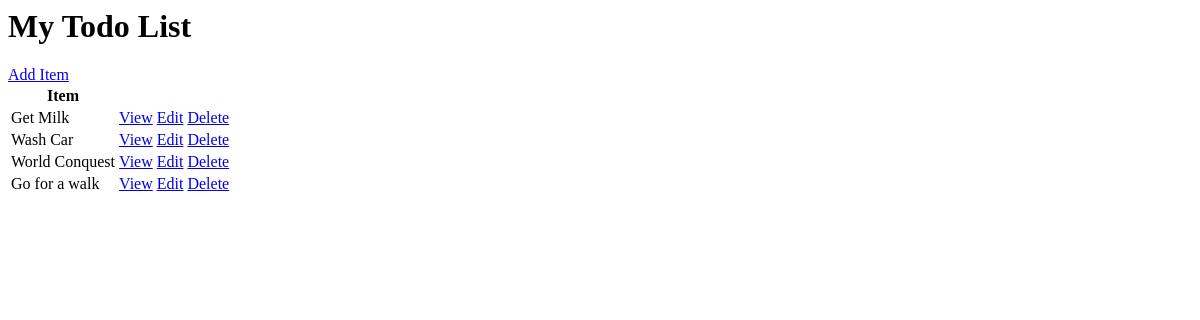
The app's page /, older data.
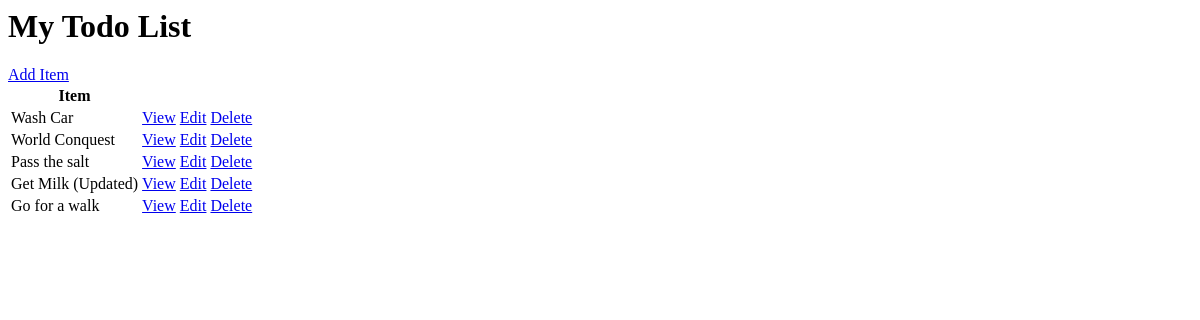
The same page, newer data.
### base/models.py (models this page shows, shortened)
class Task(models.Model):
    user = models.ForeignKey(User,on_delete=models.CASCADE,null=True,blank=True)
    title = models.CharField(max_length=200)
    description = models.TextField(null=True, blank=True)
    complete = models.BooleanField(default=False)
    created = models.DateTimeField(auto_now_add=True)
    class Meta:
        ordering = ['complete']

### base/views.py (the view)
# urls.py: path("",view=TaskList.as_view(),name="tasks"),
class TaskList(ListView):
    model = Task
    context_object_name = 'tasks'

### base/templates/base/task_list.html
<h1>My Todo List</h1>
<a href="{% url 'task-create' %}">Add Item</a>
<table>
    <tr>
        <th>Item</th>
        <th></th>
        <th></th>
    </tr>
    {% for task in tasks %}
        <tr>
            <td>{{task.title}}</td>
            <td><a href="{% url 'task' task.id %}">View</a></td>
            <td><a href="{% url 'task-update' task.id %}">Edit</a></td>
            <td><a href="{% url 'task-delete' task.id %}">Delete</a></td>
        </tr>
        {% empty %}
        <h3>No items in List</h3>
    {% endfor %}
</table>

Row changes from the older to the newer data that the page shows:
added Task: title "Pass the salt"
changed Task: title "Get Milk" → "Get Milk (Updated)"; moves down the list
